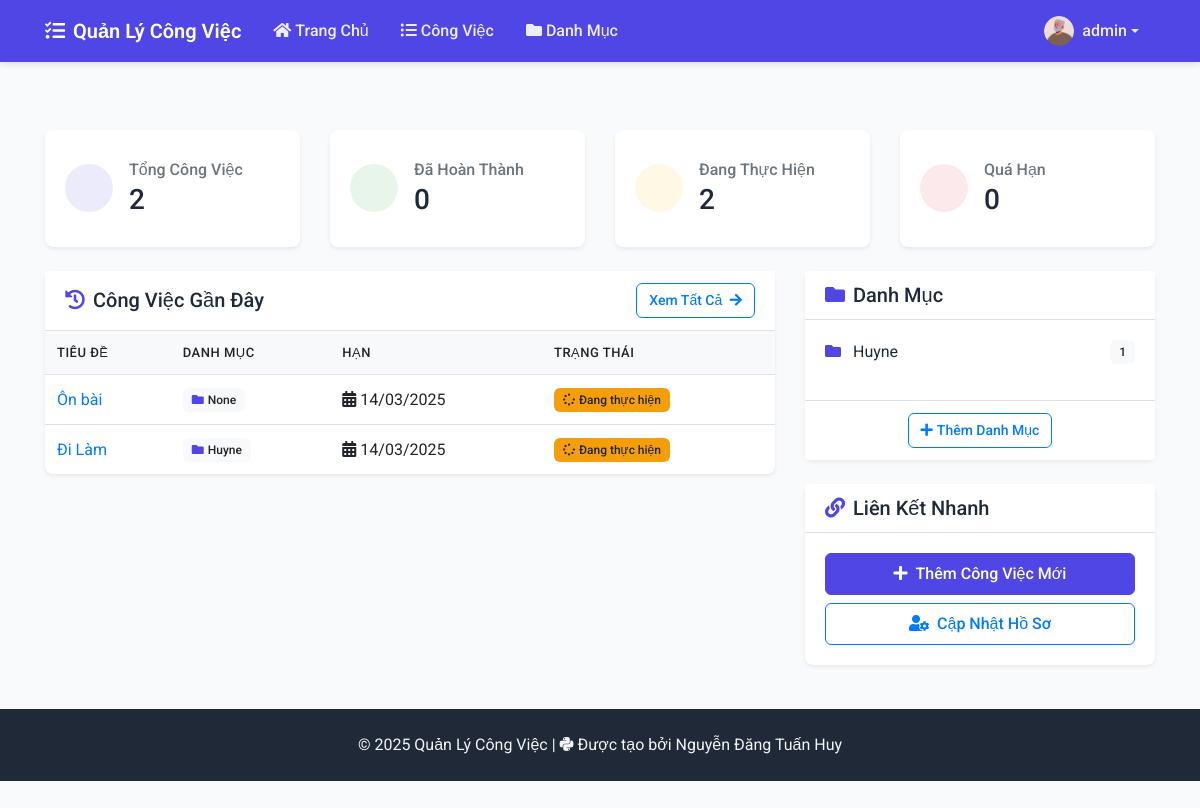
The app's page / (signed in) with its own data.
### tasks/models.py (models this page shows, shortened)
class Profile(models.Model):
    user = models.OneToOneField(User, on_delete=models.CASCADE)
    avatar = models.ImageField(upload_to='avatars/', default='avatars/default.png')
    def overdue_tasks_count(self):
        return Task.objects.filter(
            user=self.user,
            status__in=['pending', 'in_progress'],
            deadline__lt=timezone.now()
        ).count()

class Task(models.Model):
    STATUS_CHOICES = [
        ('pending', 'Pending'),
        ('in_progress', 'In Progress'),
        ('completed', 'Completed'),
        ('cancelled', 'Cancelled'),
    ]
    title = models.CharField(max_length=200)
    description = models.TextField(blank=True, null=True)
    status = models.CharField(max_length=20, choices=STATUS_CHOICES, default='pending')
    user = models.ForeignKey(User, on_delete=models.CASCADE, related_name='tasks')
    category = models.ForeignKey(Category, on_delete=models.SET_NULL, null=True, blank=True)
    created = models.DateTimeField(auto_now_add=True)
    deadline = models.DateTimeField(null=True, blank=True)
    finished = models.DateTimeField(null=True, blank=True)
    def is_overdue(self):
        if self.deadline and self.status in ['pending', 'in_progress']:
            return timezone.now() > self.deadline
        return False

class Category(models.Model):
    name = models.CharField(max_length=100)
    description = models.TextField(blank=True, null=True)
    user = models.ForeignKey(User, on_delete=models.CASCADE)
    def __str__(self):
        return self.name
    class Meta:
        verbose_name_plural = "Categories"

### tasks/views.py (the view)
# urls.py: path('', views.dashboard, name='dashboard'),
@login_required
def dashboard(request):
    tasks = Task.objects.filter(user=request.user)
    context = {
        'total_tasks': tasks.count(),
        'completed_tasks': tasks.filter(status='completed').count(),
        'pending_tasks': tasks.filter(status__in=['pending', 'in_progress']).count(),
        'overdue_tasks': len([task for task in tasks if task.is_overdue()]),
        'recent_tasks': tasks.order_by('-created')[:5],  # 5 công việc gần đây nhất
        'categories': Category.objects.filter(user=request.user).annotate(
            task_count=models.Count('task')
        ),
        'overdue_tasks_count': request.user.profile.overdue_tasks_count()
    }
    return render(request, 'tasks/dashboard.html', context)

### tasks/context_processors.py (called while the page is built)
def overdue_tasks_count(request):
    if request.user.is_authenticated:
        count = Task.objects.filter(
            user=request.user,
            deadline__lt=timezone.now(),
            status__in=['pending', 'in_progress']
        ).count()
        return {'overdue_tasks_count': count}
    return {'overdue_tasks_count': 0}

### tasks/templates/tasks/dashboard.html (shortened to what this page needs)
{% extends 'tasks/base.html' %}
{% block content %}
<div class="container">
    <div class="row mb-4">
        <div class="col-md-3">
            <div class="card bg-white h-100">
                <div class="card-body d-flex align-items-center">
                    <div class="rounded-circle bg-primary bg-opacity-10 p-3 mr-3">
                        <i class="fas fa-tasks fa-2x text-primary"></i>
                    </div>
                    <div>
                        <h6 class="card-title text-muted mb-1">Tổng Công Việc</h6>
                        <h3 class="mb-0">{{ total_tasks }}</h3>
                    </div>
                </div>
            </div>
        </div>
        <div class="col-md-3">
            <div class="card bg-white h-100">
                <div class="card-body d-flex align-items-center">
                    <div class="rounded-circle bg-success bg-opacity-10 p-3 mr-3">
                        <i class="fas fa-check-circle fa-2x text-success"></i>
                    </div>
                    <div>
                        <h6 class="card-title text-muted mb-1">Đã Hoàn Thành</h6>
                        <h3 class="mb-0">{{ completed_tasks }}</h3>
                    </div>
                </div>
            </div>
        </div>
        <div class="col-md-3">
            <div class="card bg-white h-100">
                <div class="card-body d-flex align-items-center">
                    <div class="rounded-circle bg-warning bg-opacity-10 p-3 mr-3">
                        <i class="fas fa-clock fa-2x text-warning"></i>
                    </div>
                    <div>
                        <h6 class="card-title text-muted mb-1">Đang Thực Hiện</h6>
                        <h3 class="mb-0">{{ pending_tasks }}</h3>
                    </div>
                </div>
            </div>
        </div>
        <div class="col-md-3">
            <div class="card bg-white h-100">
                <div class="card-body d-flex align-items-center">
                    <div class="rounded-circle bg-danger bg-opacity-10 p-3 mr-3">
                        <i class="fas fa-exclamation-circle fa-2x text-danger"></i>
                    </div>
                    <div>
                        <h6 class="card-title text-muted mb-1">Quá Hạn</h6>
                        <h3 class="mb-0">{{ overdue_tasks }}</h3>
                    </div>
                </div>
            </div>
        </div>
    </div>
    <div class="row">
        <div class="col-md-8">
            <div class="card mb-4">
                <div class="card-header bg-white d-flex justify-content-between align-items-center">
                    <h5 class="mb-0">
                        <i class="fas fa-history text-primary mr-2"></i>Công Việc Gần Đây
                    </h5>
                    <a href="{% url 'task-list' %}" class="btn btn-sm btn-outline-primary">
                        Xem Tất Cả <i class="fas fa-arrow-right ml-1"></i>
                    </a>
                </div>
                <div class="card-body p-0">
                    <div class="table-responsive">
                        <table class="table table-hover mb-0">
                            <thead class="bg-light">
                                <tr>
                                    <th scope="col" class="border-0">Tiêu Đề</th>
                                    <th scope="col" class="border-0">Danh Mục</th>
                                    <th scope="col" class="border-0">Hạn</th>
                                    <th scope="col" class="border-0">Trạng Thái</th>
                                </tr>
                            </thead>
                            <tbody>
                                {% for task in recent_tasks %}
                                <tr>
                                    <td>
                                        <a href="{% url 'task-detail' task.id %}" class="text-decoration-none">
                                            {{ task.title }}
                                        </a>
                                    </td>
                                    <td>
                                        <span class="badge badge-light">
                                            <i class="fas fa-folder text-primary mr-1"></i>{{ task.category }}
                                        </span>
                                    </td>
                                    <td>
                                        <span class="{% if task.is_overdue %}text-danger{% endif %}">
                                            <i class="fas fa-calendar-alt mr-1"></i>{{ task.deadline|date:"d/m/Y" }}
                                        </span>
                                    </td>
                                    <td>
                                        {% if task.status == 'completed' %}
                                            <span class="badge badge-success">
                                                <i class="fas fa-check mr-1"></i>Hoàn thành
                                            </span>
                                        {% elif task.status == 'in_progress' %}
                                            <span class="badge badge-warning">
                                                <i class="fas fa-spinner mr-1"></i>Đang thực hiện
                                            </span>
                                        {% elif task.status == 'pending' %}
                                            <span class="badge badge-info">
                                                <i class="fas fa-clock mr-1"></i>Chờ xử lý
                                            </span>
                                        {% else %}
                                            <span class="badge badge-secondary">
                                                <i class="fas fa-ban mr-1"></i>Đã hủy
                                            </span>
                                        {% endif %}
                                    </td>
                                </tr>
                                {% endfor %}
                            </tbody>
                        </table>
                    </div>
                </div>
            </div>
        </div>
        <div class="col-md-4">
            <div class="card mb-4">
                <div class="card-header bg-white">
                    <h5 class="mb-0">
                        <i class="fas fa-folder text-primary mr-2"></i>Danh Mục
                    </h5>
                </div>
                <div class="card-body">
                    {% for category in categories %}
                    <div class="d-flex justify-content-between align-items-center mb-3">
                        <div>
                            <i class="fas fa-folder text-primary mr-2"></i>
                            {{ category.name }}
                        </div>
                        <span class="badge badge-light">{{ category.task_count }}</span>
                    </div>
                    {% empty %}
                    <div class="text-center text-muted py-3">
                        <i class="fas fa-folder-open fa-2x mb-3 d-block"></i>
                        Chưa có danh mục nào
                    </div>
                    {% endfor %}
                </div>
                <div class="card-footer bg-white text-center">
                    <a href="{% url 'category-create' %}" class="btn btn-sm btn-outline-primary">
                        <i class="fas fa-plus mr-1"></i>Thêm Danh Mục
                    </a>
                </div>
            </div>
            <div class="card">
                <div class="card-header bg-white">
                    <h5 class="mb-0">
                        <i class="fas fa-link text-primary mr-2"></i>Liên Kết Nhanh
                    </h5>
                </div>
                <div class="card-body">
                    <a href="{% url 'task-create' %}" class="btn btn-primary btn-block mb-2">
                        <i class="fas fa-plus mr-2"></i>Thêm Công Việc Mới
                    </a>
                    <a href="{% url 'profile' %}" class="btn btn-outline-primary btn-block">
                        <i class="fas fa-user-cog mr-2"></i>Cập Nhật Hồ Sơ
                    </a>
                </div>
            </div>
        </div>
    </div>
</div>
{% endblock %}

### tasks/templates/tasks/base.html (shortened to what this page needs)
<!DOCTYPE html>
<html lang="vi">
<head>
    <link rel="stylesheet" href="https://cdn.jsdelivr.net/npm/bootstrap@4.6.0/dist/css/bootstrap.min.css">
    <link rel="stylesheet" href="https://cdnjs.cloudflare.com/ajax/libs/font-awesome/5.15.3/css/all.min.css">
    {% load static %}
    <link rel="stylesheet" type="text/css" href="{% static 'css/styles.css' %}">
</head>
<body>
    <nav class="navbar navbar-expand-lg navbar-dark">
        <div class="container">
            <a class="navbar-brand" href="{% url 'dashboard' %}">
                <i class="fas fa-tasks mr-2"></i>Quản Lý Công Việc
            </a>
            <div class="collapse navbar-collapse" id="navbarNav">
                <ul class="navbar-nav mr-auto">
                    {% if user.is_authenticated %}
                    <li class="nav-item">
                        <a class="nav-link" href="{% url 'dashboard' %}">
                            <i class="fas fa-home mr-1"></i>Trang Chủ
                        </a>
                    </li>
                    <li class="nav-item">
                        <a class="nav-link" href="{% url 'task-list' %}">
                            <i class="fas fa-list-ul mr-1"></i>Công Việc
                        </a>
                    </li>
                    <li class="nav-item">
                        <a class="nav-link" href="{% url 'category-list' %}">
                            <i class="fas fa-folder mr-1"></i>Danh Mục
                        </a>
                    </li>
                    {% endif %}
                </ul>
                <ul class="navbar-nav ml-auto">
                    {% if user.is_authenticated %}
                    <li class="nav-item dropdown">
                        <a class="nav-link dropdown-toggle position-relative d-flex align-items-center" href="#" id="userDropdown" role="button" data-toggle="dropdown" aria-haspopup="true" aria-expanded="false">
                            {% if user.profile and user.profile.avatar %}
                                <img src="{{ user.profile.avatar.url }}" alt="{{ user.username }}" class="rounded-circle mr-2" style="width: 30px; height: 30px; object-fit: cover;">
                            {% else %}
                                <i class="fas fa-user-circle mr-2" style="font-size: 1.5rem;"></i>
                            {% endif %}
                            <span>{{ user.username }}</span>
                        </a>
                    </li>
                    {% endif %}
                </ul>
            </div>
        </div>
    </nav>
    <main class="flex-grow-1 py-4">
        {% block content %}{% endblock %}
    </main>
    <footer class="footer text-center">
        <div class="container">
            <p class="mb-0">&copy; 2025 Quản Lý Công Việc | <i class="fab fa-python mr-1"></i>Được tạo bởi Nguyễn Đăng Tuấn Huy</p>
        </div>
    </footer>
</body>
</html>

### static/css/styles.css (style rules this page uses)
body { min-height: 100vh; display: flex; flex-direction: column; background-color: #f8f9fa; padding-bottom: 60px; }
.navbar { margin-bottom: 20px; }
main { flex: 1; }
.card { box-shadow: 0 2px 4px rgba(0,0,0,0.1); margin-bottom: 20px; }
.card-header { background-color: #f8f9fa; border-bottom: 1px solid #dee2e6; font-weight: 500; }
.btn-block { width: 100%; }
footer { margin-top: auto; background-color: #343a40; color: white; padding: 1rem 0; }
.navbar .position-relative { display: inline-block; }

### tasks/templates/tasks/base.html (style rules this page uses)
:root { --primary-color: #4F46E5; --primary-dark: #4338CA; --secondary-color: #10B981; --accent-color: #F59E0B; --dark-color: #1F2937; --light-color: #F3F4F6; --danger-color: #EF4444; --success-color: #10B981; }
body { font-family: 'Roboto', sans-serif; background-color: #F9FAFB; min-height: 100vh; display: flex; flex-direction: column; color: var(--dark-color); }
.navbar { background-color: var(--primary-color) !important; box-shadow: 0 4px 6px -1px rgba(0, 0, 0, 0.1); }
.navbar-brand { font-weight: 600; font-size: 1.25rem; color: white !important; }
.nav-link { font-weight: 500; padding: 0.5rem 1rem !important; transition: all 0.3s ease; color: rgba(255, 255, 255, 0.9) !important; }
.card { border: none; border-radius: 8px; box-shadow: 0 1px 3px rgba(0,0,0,0.1); transition: all 0.3s ease; background: white; }
.btn { border-radius: 6px; padding: 0.5rem 1rem; font-weight: 500; transition: all 0.3s ease; }
.btn-primary { background-color: var(--primary-color); border-color: var(--primary-color); }
.footer { margin-top: auto; padding: 1.5rem 0; background-color: var(--dark-color); color: var(--light-color) !important; }
.badge { padding: 0.4em 0.6em; font-weight: 500; border-radius: 6px; }
.badge-warning { background-color: var(--accent-color); }
.text-primary { color: var(--primary-color) !important; }
.bg-primary { background-color: var(--primary-color) !important; }

### tasks/templates/tasks/dashboard.html (style rules this page uses)
.bg-opacity-10 { opacity: 0.1; }
.card { border: none; box-shadow: 0 0.125rem 0.25rem rgba(0,0,0,0.075); transition: all 0.3s ease; }
.table th { font-weight: 500; text-transform: uppercase; font-size: 0.8125rem; letter-spacing: 0.5px; }
.table td { vertical-align: middle; }
.badge { padding: 0.5em 0.75em; font-weight: 500; }
.btn-sm { padding: 0.375rem 0.75rem; font-size: 0.875rem; }
.rounded-circle { width: 48px; height: 48px; display: flex; align-items: center; justify-content: center; }

### records on screen
Task: title "Ôn bài", category "None", deadline "14/03/2025", status "in_progress" (drawn)
Task: title "Đi Làm", category "Huyne", deadline "14/03/2025", status "in_progress" (drawn)
Category: name "Huyne", task_count "1"

### other values on screen
{{ user.username }} "admin"
{{ total_tasks }} "2"
{{ completed_tasks }} "0"
{{ pending_tasks }} "2"
{{ overdue_tasks }} "0"
